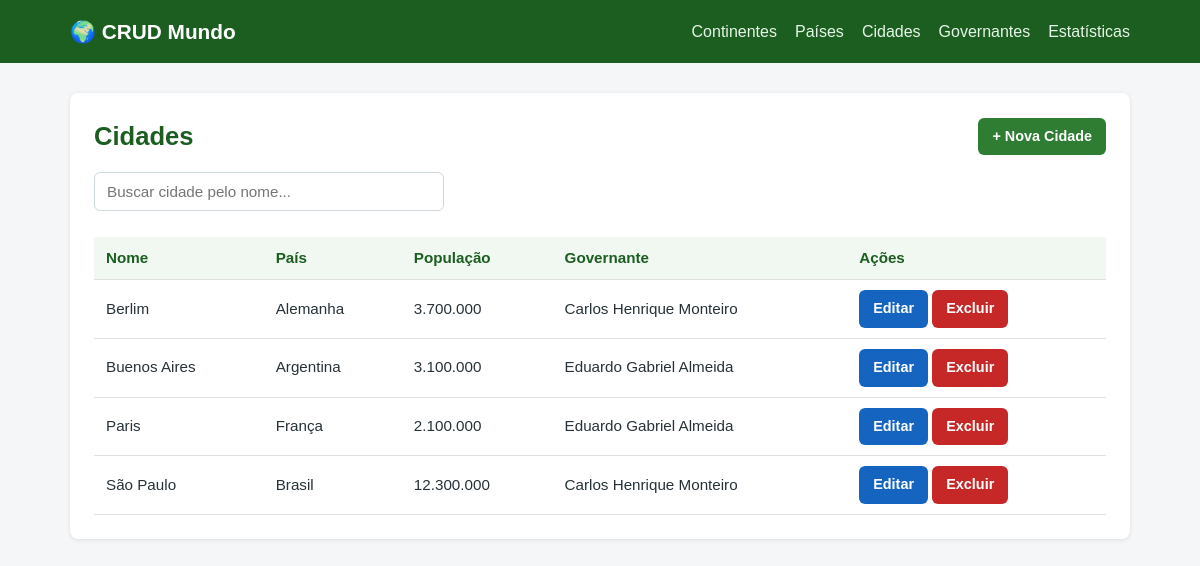
/cidades_listar.php, run on the app's committed database.
### tables this page shows
create table cidades (
    id int auto_increment primary key,
    nome varchar(100) not null,
    pais_id int not null,
    populacao bigint not null default 0,
    area decimal(15,2) not null default 0,
    clima varchar(100),
    governante_id int null,
    data_fundacao date,
    constraint fk_cidade_pais foreign key (pais_id) references paises(id) on delete restrict,
    constraint fk_cidade_governante foreign key (governante_id) references governantes(id) on delete set null
);

create table paises (
    id int auto_increment primary key,
    nome varchar(100) not null,
    continente_id int not null,
    populacao bigint not null default 0,
    area decimal(15,2) not null default 0,
    idioma varchar(100),
    governante_id int null,
    clima varchar(100),
    regime_politico varchar(100),
    moeda varchar(50),
    constraint fk_pais_continente foreign key (continente_id) references continentes(id) on delete restrict,
    constraint fk_pais_governante foreign key (governante_id) references governantes(id) on delete set null
);

create table governantes (
    id  int auto_increment primary key,
    nome varchar(100) not null,
    partido_politico varchar(100),
    data_nascimento date,
    idade int,
    data_inicio_mandato date,
    data_fim_mandato date null
);

### cidades_listar.php (the view, shortened to what this page needs)
<?php
require_once "config/conexao.php";
$sql = "SELECT ci.id, ci.nome, p.nome AS pais_nome, ci.populacao, g.nome AS governante_nome
        FROM cidades ci
        INNER JOIN paises p ON ci.pais_id = p.id
        LEFT JOIN governantes g ON ci.governante_id = g.id
        ORDER BY ci.nome";
$resultado = mysqli_query($conexao, $sql);
require_once "includes/cabecalho.php";
?>
<div class="container">
    <div class="topo-pagina">
        <h1>Cidades</h1>
        <a href="cidades_form.php" class="botao botao-criar">+ Nova Cidade</a>
    </div>
    <div class="caixa-busca">
        <input type="text" id="campo-busca" placeholder="Buscar cidade pelo nome..." onkeyup="buscarRegistros('cidades')">
    </div>
    <div class="tabela-rolavel">
        <table class="tabela-dados">
            <thead>
                <tr>
                    <th>Nome</th>
                    <th>País</th>
                    <th>População</th>
                    <th>Governante</th>
                    <th>Ações</th>
                </tr>
            </thead>
            <tbody id="corpo-tabela">
                <?php if (mysqli_num_rows($resultado) === 0): ?>
                    <tr><td colspan="5">Nenhuma cidade cadastrada ainda.</td></tr>
                <?php else: ?>
                    <?php while ($linha = mysqli_fetch_assoc($resultado)): ?>
                        <tr>
                            <td><?php echo htmlspecialchars($linha["nome"]); ?></td>
                            <td><?php echo htmlspecialchars($linha["pais_nome"]); ?></td>
                            <td><?php echo number_format($linha["populacao"], 0, ",", "."); ?></td>
                            <td><?php echo $linha["governante_nome"] ? htmlspecialchars($linha["governante_nome"]) : "—"; ?></td>
                            <td class="coluna-acoes">
                                <a href="cidades_form.php?id=<?php echo $linha["id"]; ?>" class="botao botao-editar">Editar</a>
                                <a href="cidades_excluir.php?id=<?php echo $linha["id"]; ?>"
                                   class="botao botao-excluir"
                                   onclick="return confirmarExclusao('<?php echo htmlspecialchars($linha["nome"], ENT_QUOTES); ?>');">Excluir</a>
                            </td>
                        </tr>
                    <?php endwhile; ?>
                <?php endif; ?>
            </tbody>
        </table>
    </div>
</div>
<?php require_once "includes/rodape.php"; ?>

### includes/cabecalho.php (shortened to what this page needs)
<!DOCTYPE html>
<html lang="pt-br">
<head>
    <link rel="stylesheet" href="css/estilo.css">
</head>
<body>
    <header class="cabecalho-site">
        <div class="cabecalho-conteudo">
            <a href="index.php" class="logo">🌍 CRUD Mundo</a>
            <nav class="menu-principal">
                <a href="continentes_listar.php">Continentes</a>
                <a href="paises_listar.php">Países</a>
                <a href="cidades_listar.php">Cidades</a>
                <a href="governantes_listar.php">Governantes</a>
                <a href="estatisticas.php">Estatísticas</a>
            </nav>
        </div>
    </header>
    <main>

### includes/rodape.php (shortened to what this page needs)
    </main>
</body>
</html>

### css/estilo.css (style rules this page uses)
* { margin: 0; padding: 0; box-sizing: border-box; }
body { font-family: Arial, Helvetica, sans-serif; background-color: #f4f6f8; color: #263238; line-height: 1.5; }
a { text-decoration: none; color: inherit; }
.cabecalho-site { background-color: #1b5e20; color: #fff; }
.cabecalho-conteudo { max-width: 1100px; margin: 0 auto; padding: 16px 20px; display: flex; flex-wrap: wrap; justify-content: space-between; align-items: center; gap: 10px; }
.logo { font-size: 1.3rem; font-weight: bold; color: #fff; }
.menu-principal { display: flex; flex-wrap: wrap; gap: 18px; }
.menu-principal a { color: #e8f5e9; font-weight: 500; }
main { max-width: 1100px; margin: 30px auto; padding: 0 20px; }
.container { background-color: #ffffff; border-radius: 8px; padding: 24px; box-shadow: 0 1px 4px rgba(0, 0, 0, 0.1); }
h1 { font-size: 1.6rem; margin-bottom: 16px; color: #1b5e20; }
.topo-pagina { display: flex; flex-wrap: wrap; justify-content: space-between; align-items: center; gap: 12px; margin-bottom: 16px; }
.topo-pagina h1 { margin-bottom: 0; }
.tabela-dados { width: 100%; border-collapse: collapse; margin-top: 10px; }
.tabela-dados th, .tabela-dados td { text-align: left; padding: 10px 12px; border-bottom: 1px solid #e0e0e0; font-size: 0.95rem; }
.tabela-dados th { background-color: #f1f8f2; color: #1b5e20; font-weight: 700; }
.coluna-acoes { white-space: nowrap; }
.tabela-rolavel { width: 100%; overflow-x: auto; }
.caixa-busca { margin-bottom: 16px; }
.caixa-busca input { width: 100%; max-width: 350px; padding: 10px 12px; border: 1px solid #cfd8dc; border-radius: 6px; font-size: 0.95rem; }
.botao { display: inline-block; padding: 8px 14px; border-radius: 6px; font-size: 0.9rem; font-weight: 600; border: none; cursor: pointer; }
.botao-criar { background-color: #2e7d32; color: #fff; }
.botao-editar { background-color: #1565c0; color: #fff; }
.botao-excluir { background-color: #c62828; color: #fff; }

### data on the page
cidades: nome "Berlim", pais.nome "Alemanha", populacao "3.700.000", governante.nome "Carlos Henrique Monteiro"
cidades: nome "Buenos Aires", pais.nome "Argentina", populacao "3.100.000", governante.nome "Eduardo Gabriel Almeida"
cidades: nome "Paris", pais.nome "França", populacao "2.100.000", governante.nome "Eduardo Gabriel Almeida"
cidades: nome "São Paulo", pais.nome "Brasil", populacao "12.300.000", governante.nome "Carlos Henrique Monteiro"
